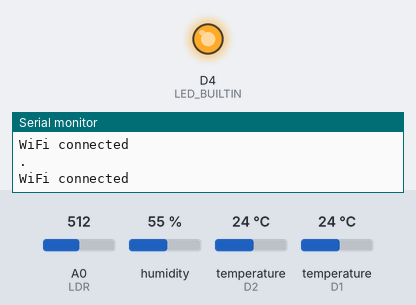
A sketch run on a simulated ESP8266 (NodeMCU). Parts: output pins drawn as LEDs (lit = HIGH, except the on-board LED, lit = LOW), the last lines printed to the serial monitor. The test bench sets the inputs (shaded band); at power-on: A0 (LDR) = 512, humidity 55 %, temperature (sensors on D2, D1) 24 °C. WiFi joins after 1.5 s; servers stay silent unless stated.

Above: at 1.3 s.
At 10.9 s:
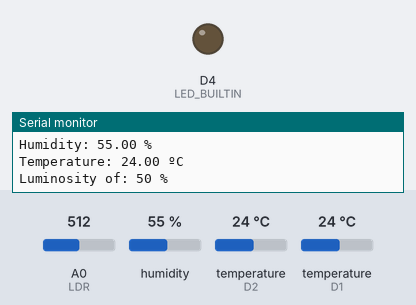
Timing chart, 0 to 22.2 s (numbered marks = the images above):
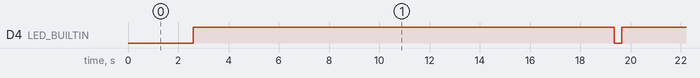

Measured:
- by itself, D4 (LED_BUILTIN): alternates HIGH for 16.8 s and LOW for 0.30 s

The sketch:

HenleyIOT.ino
```cpp
/*Nodemcu board conected with few sensors (listed below) to track various values and upload to Thinkspeak, blinking built-in led from board each upload.

  NodeMcu 1.0 V3 "Lolin" ESP8266 12E with:
  -DHT22 humidity_sensor (Temperature built-in sensor not used)
  -DS18B20 temperature_sensor,
  -GL55 light_sensor.
  Thingspeak.com

*/

/* EXTRA INFO AND SOURCES

  NODEMCU & ARDUINO at: (Spanish) http://panamahitek.com/esp8266-y-nodemcu-la-nueva-generacion/
  DHT circuit conection and libraries info at: https://learn.adafruit.com/dht/connecting-to-a-dhtxx-sensor
  DS18B20 circuit, libraries info and code at: (Spanish) http://panamahitek.com/aprendiendo-utilizar-el-sensor-de-temperatura-ds18b20/
  LDR (GL55) circuit, example code and info at: (Spanish) https://polaridad.es/ldr-fotorresistencia-luz-luminosidad-medir-medicion-arduino/

*/


//LIBRARIES
#include <OneWire.h>

#include <DallasTemperature.h>

#include <DHT.h>

#include <ESP8266WiFi.h>

#include <ThingSpeak.h>

#include <Adafruit_Sensor.h>


//PINS
#define DHTPIN D1     // what digital pin we're connected to
#define DS18B20_PIN D2 // digital pin for DS18B20 temperature sensor
#define LDR A0 // Analogic Pin (A0) for LDR (GL55)


//OTHERS
#define DHTTYPE DHT22   // DHT 22  (AM2302), AM2321
#define LED_BUILTIN 2 //Built-in LED on Nodemcu board


//INSTANCES
DHT dht(DHTPIN, DHTTYPE); // Initialize DHT sensor.
OneWire ourWire(DS18B20_PIN);
DallasTemperature sensors(&ourWire);
WiFiClient client;

//WIFI NETWORK VARIABLES
//Conection 1
char ssid[] = "AAAAAA"; //  your network SSID (name)
char pass[] = "******";    // your network password (use for WPA, or use as key for WEP)

//alternative conection data (uncomment below and comment above)
//char ssid[] = "AAAAAA";
//char pass[] = "******";

//DS18B20 VARIABLES
float t;

//LDR VARIABLES
unsigned int luminity;
float coeficient_percentage = 100.0 / 1024.0; // value of analog_in goes from 0 to 1023. We want to convert to percentage from 0 to 100.
short l;

//THINGSPEAK VARIABLES
unsigned long ChannelNumber = 000000;   //write here your channel number on thinkspeak
const char * APIKey = "AAAAAA";  //here your "write" APIKey
const char * server = "api.thingspeak.com";

//-------------------------------------------------------------------------------------

void setup() {
  Serial.begin(115200);

  dht.begin();
  sensors.begin();
  WiFi.begin(ssid, pass);
  ThingSpeak.begin(client);
  pinMode(LED_BUILTIN, OUTPUT);     // Initialize the LED_BUILTIN pin as an output

}


void loop() {

  //WIFI BEGINS----------------------------------------------
  while (WiFi.status() != WL_CONNECTED)
  {
    delay(500);

    // serial exit for debuggin
    Serial.print(".");
    Serial.println("");
    Serial.println("WiFi connected");
  }
  //WIFI ENDS................................................


  //DHT BEGINS-----------------------------------------------
  // Reading temperature or humidity takes about 250 milliseconds!
  // Sensor readings may also be up to 2 seconds 'old' (its a very slow sensor)
  float h = dht.readHumidity();

  // Check if any reads failed and exit early (to try again).
  if (isnan(h)) {
    Serial.println("Failed to read from DHT sensor!");
    return;
  }

  // serial exit for debuggin
  Serial.print("Humidity: ");
  Serial.print(h);
  Serial.println(" %");
  //DHT ENDS....................................................


  //DS18B20 BEGINS---------------------------------------------
  sensors.requestTemperatures();
  t = sensors.getTempCByIndex(0);

  // serial exit for debuggin
  Serial.print("Temperature: ");
  Serial.print(t);
  Serial.println(" ºC");
  //DS18B20 ENDS...............................................


  //LDR (GL55) BEGINS-----------------------------------------
  luminity = analogRead(LDR);
  l = luminity * coeficient_percentage;


  // serial exit for debuggin
  Serial.print("Luminosity of: ");
  Serial.print(l);
  Serial.println(" %");
  //LDR (GL55) ENDS...........................................

  digitalWrite(LED_BUILTIN, LOW);   /* Turn the LED on (Note that LOW is the voltage level
                                    // but actually the LED is on; this is because
                                     it is acive low on the ESP-01)
*/

  //THINGSPEAK BEGINS----------------------------------------
  ThingSpeak.setField(1, h);
  ThingSpeak.setField(2, t);
  ThingSpeak.setField(3, l);
  ThingSpeak.writeFields(ChannelNumber, APIKey);
  //THINGSPEAK ENDS........................................

  digitalWrite(LED_BUILTIN, HIGH);  // Turn the LED off by making the voltage HIGH

  // Wait a few seconds between measurements.
  delay(16000); // 16s delay in order to not exceed thingspeak's free acount limits (15 s between channel updates, 1s margin).

}
```
